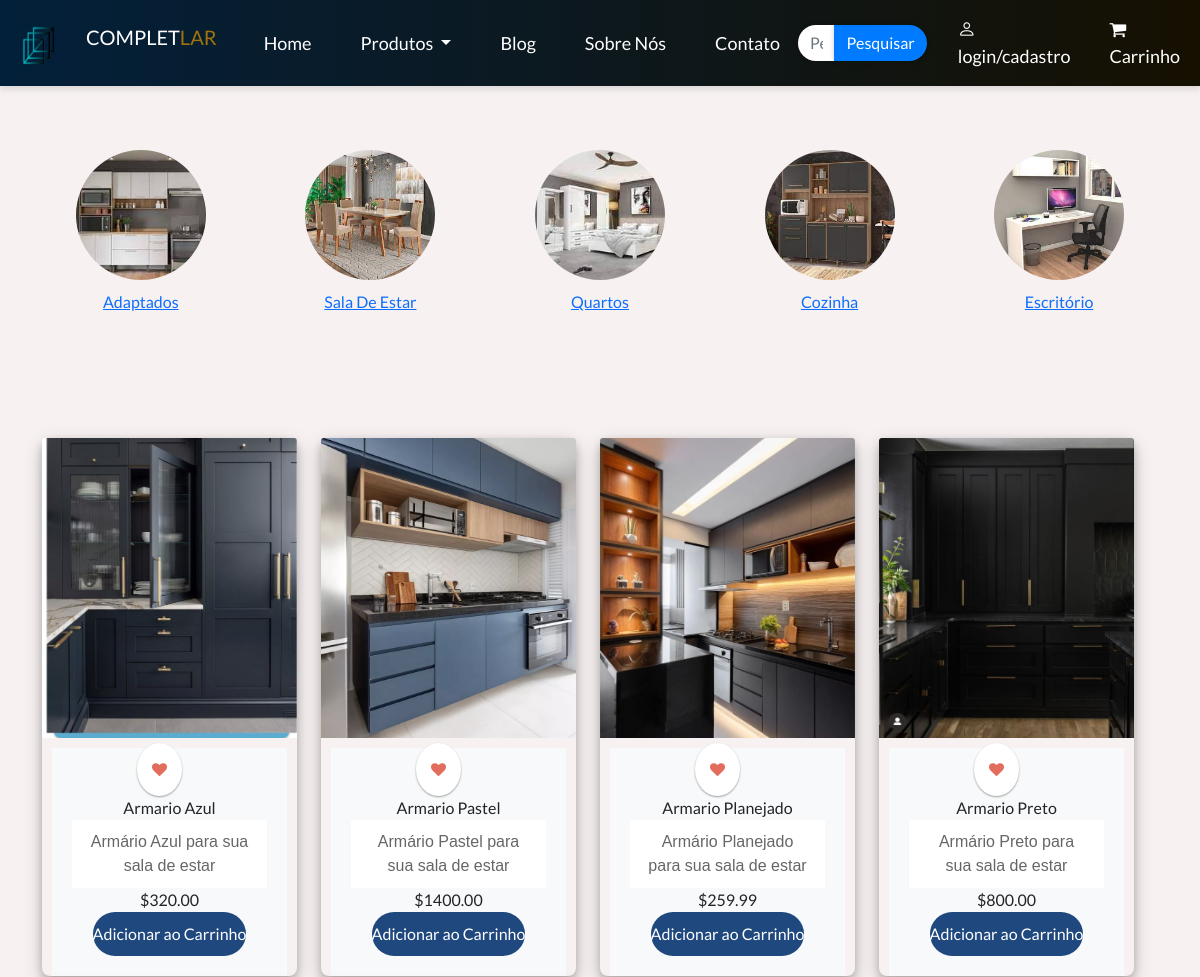
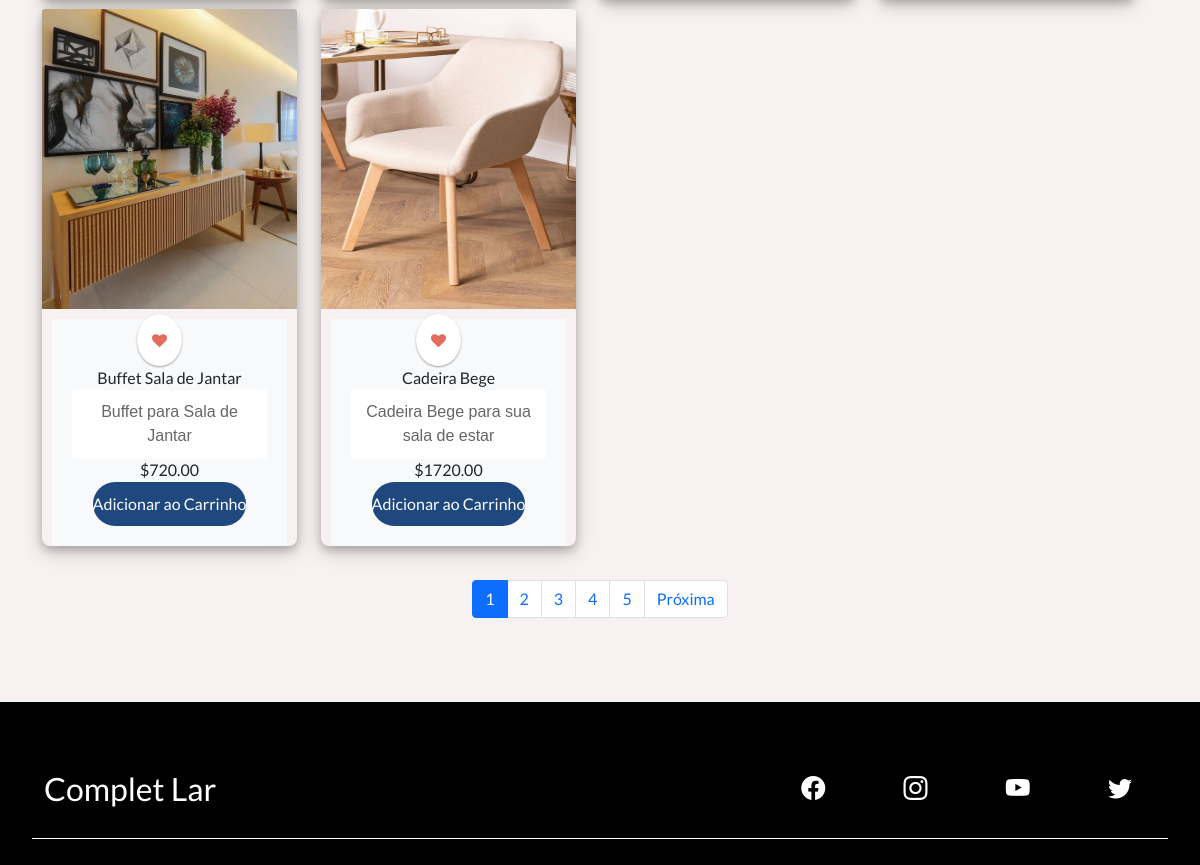
Before: /produtos.php (upper part) with the older database file (2 pictures, top to bottom).
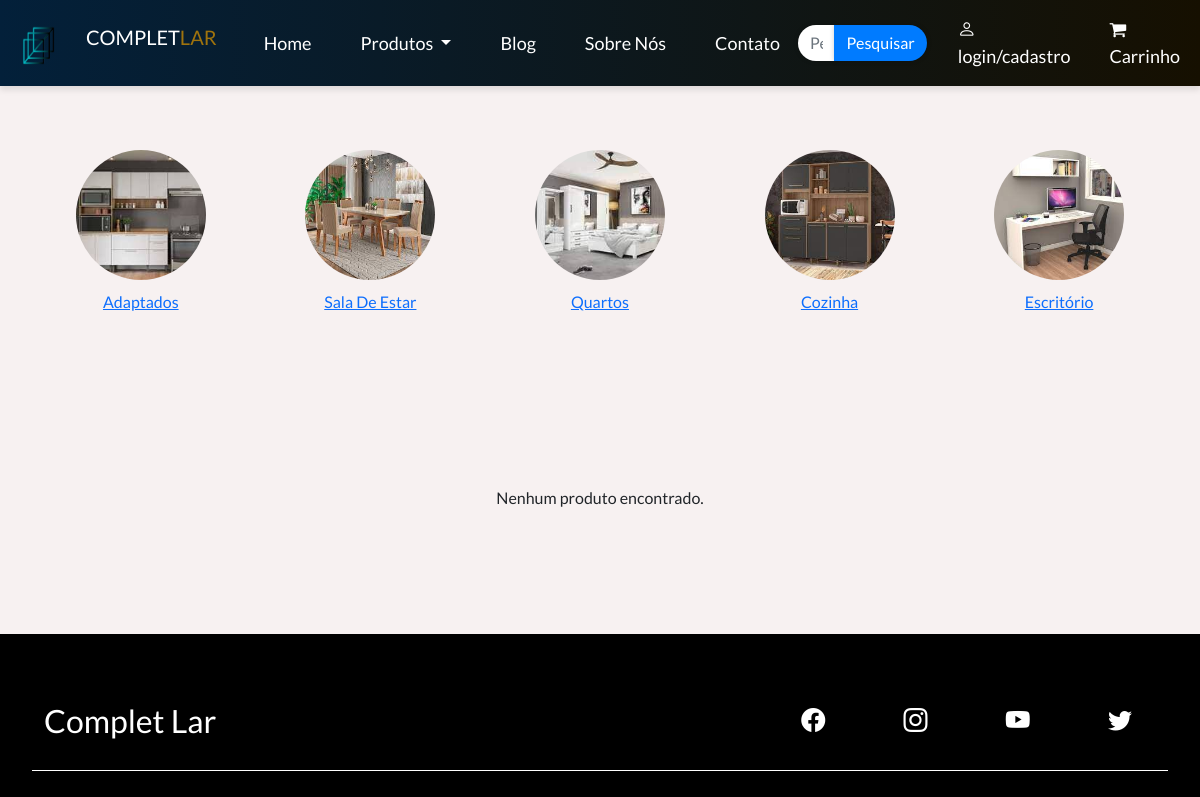
After: the same page with the newer database file.
### tables this page shows
CREATE TABLE `produtos` (
  `IdProduto` int(11) NOT NULL,
  `nome` varchar(255) NOT NULL,
  `caminho_imagem` varchar(255) NOT NULL,
  `descricao_imagem` varchar(70) NOT NULL,
  `preco` varchar(70) NOT NULL
);

### produtos.php (the view, shortened to what this page needs)
<!DOCTYPE html>
<html lang="pt-br">
<head>
    <link href="https://cdn.jsdelivr.net/npm/bootstrap@5.0.2/dist/css/bootstrap.min.css" rel="stylesheet" />
    <link rel="stylesheet" href="https://cdn.jsdelivr.net/npm/bootstrap-icons@1.5.0/font/bootstrap-icons.css" />
    <link rel="stylesheet"  type="text/css"  href="assets/CSS/mainProduto.css"/>
    <link rel="stylesheet"  type="text/css"  href="assets/CSS/categoria.css" />
</head>
<body>
    <link rel="stylesheet" href="https://cdnjs.cloudflare.com/ajax/libs/font-awesome/4.7.0/css/font-awesome.min.css">
    <?php include 'includes/header.php'; ?>
<br><br>
    <div class="container text-center mx-auto p-2">
    <div class="row">
        <div class="col-md-2 d-flex flex-column align-items-center mx-auto p-2">
            <a href="produtosAdap.php">
                <img src="assets/Imagens/Produtos/adaptados.jpg" class="img-fluid rounded-circle img-zoom" alt="Imagem 1">
                <p>Adaptados</p>
            </a>
        </div>
        <div class="col-md-2 d-flex flex-column align-items-center mx-auto p-2">
            <a href="produtosSE.php">
                <img src="assets/Imagens/Produtos/saladestarr.jpg" class="img-fluid rounded-circle img-zoom" alt="Imagem 1">
                <p>Sala De Estar</p>
            </a>
        </div>
        <div class="col-md-2 d-flex flex-column align-items-center mx-auto p-2">
            <a href="produtosQ.php">
                <img src="assets/Imagens/Produtos/quartos.jpg" class="img-fluid rounded-circle img-zoom" alt="Imagem 1">
                <p>Quartos</p>
            </a>
        </div>
        <div class="col-md-2 d-flex flex-column align-items-center mx-auto p-2">
            <a href="produtosC.php">
                <img src="assets/Imagens/Produtos/cozinhaa.jpg" class="img-fluid rounded-circle img-zoom" alt="Imagem 1">
                <p>Cozinha</p>
            </a>
        </div>
        <div class="col-md-2 d-flex flex-column align-items-center mx-auto p-2">
            <a href="produtosE.php">
                <img src="assets/Imagens/Produtos/escrito.jpg" class="img-fluid rounded-circle img-zoom" alt="Imagem 1">
                <p>Escritório</p>
            </a>
        </div>
    </div>
</div><br>
<div class="container mt-5">
    <div class="row">
        <?php
        $conn = new Conectar();
        $itensPorPagina = 6;
        $paginaAtual = isset($_GET['pagina']) ? (int)$_GET['pagina'] : 1;
        $totalProdutos = $conn->query("SELECT COUNT(*) as total FROM produtos")->fetch()['total'];
        $totalPaginas = ceil($totalProdutos / $itensPorPagina);
        $offset = ($paginaAtual - 1) * $itensPorPagina;
        $sql = "SELECT * FROM produtos LIMIT $itensPorPagina OFFSET $offset";
        $stmt = $conn->prepare($sql);
        $stmt->execute();
        $result = $stmt->fetchAll(PDO::FETCH_ASSOC);
        if ($result) {
            echo '<div class="row">';
            foreach ($result as $row) {
                echo '<div class="col-md-3">';
                echo '<div class="card-sl">';
                echo '<img src="' . $row['caminho_imagem'] . '" class="card-img-top custom-image-size img-fluid" alt="' . $row['nome'] . '" style="width: 100vh; height:300px;">';
                echo '<div class="card-body d-flex flex-column align-items-center" style="text-align: center; padding: 20px;margin:10px; background-color: #f8f9fa;">';
                echo  '<a class="card-action" href="#"><i class="fa fa-heart"></i></a>';
                echo '<div class="heading">' . $row['nome'] . '</div>';
                echo '<div class="card-text">' . $row['descricao_imagem'] . '</div>';
                echo '<div class="card-price">$' . $row['preco'] . '</div>';
                echo '<form method="post" action="adiciona_ao_carrinho.php">';
                echo '<button class="card-button" type="submit" name="add_to_cart" >Adicionar ao Carrinho</button>';
                echo '</form>';
                echo '</div>';
                echo '</div>';
                echo '</div>';
            }
            echo '</div>';
        } else {
            echo '<p class="text-center mt-5">Nenhum produto encontrado.</p>';
        }
        ?>
        </div>
    <nav aria-label="Page navigation">
        <ul class="pagination justify-content-center mt-4">
            <?php
            for ($i = 1; $i <= $totalPaginas; $i++) {
                echo '<li class="page-item ' . ($paginaAtual === $i ? 'active' : '') . '"><a class="page-link" href="?pagina=' . $i . '">' . $i . '</a></li>';
            }
            if ($paginaAtual < $totalPaginas) {
                echo '<li class="page-item"><a class="page-link" href="?pagina=' . ($paginaAtual + 1) . '">Próxima</a></li>';
            }
            ?>
        </ul>
    </nav>
</div>
    <br><br>
    <?php include 'includes/footer.php'; ?>
</body>
</html>

### includes/header.php (shortened to what this page needs)
<!DOCTYPE html>
<html lang="pt-br">
<head>
    <link href="https://cdn.jsdelivr.net/npm/bootstrap@5.0.2/dist/css/bootstrap.min.css" rel="stylesheet" />
    <link rel="stylesheet" href="https://cdn.jsdelivr.net/npm/bootstrap-icons@1.5.0/font/bootstrap-icons.css" />
    <link rel="stylesheet" href="assets/CSS/header.css" />
</head>
<body>
    <link rel="stylesheet" href="https://cdnjs.cloudflare.com/ajax/libs/font-awesome/4.7.0/css/font-awesome.min.css">
    <nav class="navbar navbar-expand-lg navbar-dark">
        <div class="container-fluid">
            <a class="navbar-brand">
                <img src="assets/Imagens/Home/logo.png" alt="Logo" width="60" height="40" class="d-inline-block align-text-top">
                COMPLET<span class="lar">LAR</span>
            </a>
            <div class="collapse navbar-collapse" id="navbarNav">
                <ul class="navbar-nav me-auto">
                    <li class="nav-item">
                        <a class="nav-link" href="index.php">Home</a>
                    </li>
                    <li class="nav-item dropdown justify-content-center">
                        <a class="nav-link dropdown-toggle" href="#" id="navbarDropdown" role="button" data-bs-toggle="dropdown" aria-haspopup="true" aria-expanded="false">
                            Produtos
                        </a>
                    </li>
                    <li class="nav-item">
                        <a class="nav-link" href="blog.php">Blog</a>
                    </li>
                    <li class="nav-item">
                        <a class="nav-link nowrap" href="sobre_nos.php">Sobre Nós</a>
                    </li>
                    <li class="nav-item">
                        <a class="nav-link" href="contato.php">Contato</a>
                    </li>
                </ul>
                <form method="post" action="pesquisar.php" >
                    <div class="input-group">
                        <input type="text" name="pesquisar" class="form-control" placeholder="Pesquisar produtos">
                        <button type="submit" class="btn btn-primary">Pesquisar</button>
                    </div>
                </form>
                <ul class="navbar-nav">
                    <li class="nav-item">
                        <a class="nav-link" href="login.php"><i class="bi bi-person"></i> login/cadastro </a>
                    </li>
                    <a class="nav-link" href="carrinho.php">
                        <i class="fa fa-shopping-cart cart-icon" data-count="0"></i> Carrinho
                    </a>
            </div>
        </div>
    </nav>
</body>
</html>

### includes/footer.php (shortened to what this page needs)
<footer class="container-fluid bg-dark-color" id="footer">
  <div class="container">
    <div class="row">
      <div class="col-12" id="footer-top">
        <div class="row justify-content-between">
          <div class="col-4">
            <h2>
              Complet Lar
            </h2>
          </div>
          <div class="col-4" id="social-icons">
            <a href="https://instagram.com/completlar_?igshid=YmMyMTA2M2Y="><i class="bi bi-facebook"></i></a>
            <a href="https://instagram.com/completlar_?igshid=YmMyMTA2M2Y="><i class="bi bi-instagram"></i></a>
            <i class="bi bi-youtube"></i>
            <a href="https://twitter.com/CompletLar?t=wTeYryoob2z9lquFUQ7utA&s=09"><i class="bi bi-twitter"></i></a>
          </div>
        </div>
      </div>
    </div>
  </div>
</footer>

### assets/CSS/mainProduto.css (style rules this page uses)
body { font-family: Varela Round; background: #f1f1f1; }
a { text-decoration: none; }
.card-sl { border-radius: 8px; box-shadow: 0 4px 8px 0 rgba(0, 0, 0, 0.2), 0 6px 20px 0 rgba(0, 0, 0, 0.19); }
.card-action { position: relative; float: right; margin-top: -25px; margin-right: 20px; z-index: 2; color: #E26D5C; background: #fff; border-radius: 100%; padding: 15px; font-size: 15px; box-shadow: 0 1px 2px 0 rgba(0, 0, 0, 0.2), 0 1px 2px 0 rgba(0, 0, 0, 0.19); }
.card-text { padding: 10px 15px; background: #fff; font-size: 13px; color: #636262; }
.card-button { display: flex; justify-content: center; padding: 10px 0; width: 100%; background-color: #1F487E; color: #fff; border-radius: 30px; border: none; }

### assets/CSS/categoria.css (style rules this page uses)
.btn-primary { background-color: #0155b4; color: #fff; border: none; }
.col-md-2 img { width: 130px; height: 130px; margin-bottom: 10px; border-radius: 50%; }
.img-zoom { transition: transform 0.3s ease; }
.container { max-width: 900px; margin: 0 auto; padding: 20px; }
.nowrap { white-space: nowrap; }
.navbar { color:#fff; background-image: linear-gradient(to right, #0d4172, #3b2c05); min-height: 80px; }
.form-control { border-radius: 0; border-color: #ddd; }
.navbar-nav .nav-link i { margin-right: 5px; }
.navbar .lar { color: #9f730d; }
.navbar-nav .nav-link { color: white !important; }
.navbar-nav { display: flex; justify-content: center; }
.nav-item { margin: 0 10px; }
.navbar-nav .nav-link { font-size: 18px; margin-left: 13px; }
#footer { padding: 3em 2em; width: 100%; background-color: #000; }
#footer-top { margin-bottom: 2em; border-bottom: 1px solid #fff; color: #fff; }
#footer-top, #footer-top i { color: #ffffff; }
#social-icons { text-align: right; margin-bottom: 2em; display: flex; justify-content: space-between; align-items: center; color: #fff; }
#social-icons i { margin-right: 1em; font-size: 1.5em; cursor: pointer; }
.card-text { font-family: 'Verdana', sans-serif; font-size: 16px; color: #666; }

### assets/CSS/header.css (style rules this page uses)
body, html { background-color: #f7f1f1; margin: 0; padding: 0; height: 100%; width: 100%; }
* { font-family: 'Lato', sans-serif; }
.bg-dark-color { background-color: #050505; }
body, html { background-color: #f7f1f1; margin: 0; padding: 0; height: 100%; width: 100%; overflow-x: hidden; overflow-y: auto; }
.nowrap { white-space: nowrap; }
.navbar { color:#fff; background-image: linear-gradient(to right, #03203a, #161001); min-height: 80px; box-shadow: 0px 4px 6px rgba(0, 0, 0, 0.1); }
.form-control { border-radius: 12px; border-color: #251010; }
.navbar-nav .nav-link i { margin-right: 5px; }
.navbar .lar { color: #9f730d; }
.navbar-nav .nav-link { color: white !important; }
.navbar-nav { display: flex; justify-content: center; }
.nav-item { margin: 0 10px; }
.navbar-nav .nav-link { font-size: 18px; margin-left: 13px; }
.input-group { margin: 0; padding: 0; }
.form-control { border: none; border-radius: 20px; box-shadow: 0 0 5px rgba(0, 0, 0, 0.2); transition: box-shadow 0.3s ease; }
.btn-primary { background-color: #007bff; border: none; border-radius: 20px; box-shadow: 0 0 5px rgba(0, 0, 0, 0.2); transition: background-color 0.3s ease; }
.cart-icon { color: #fff; font-size: 24px; }
.navbar-brand img { margin-right: 10px; }
#footer { padding: 3em 2em; width:100%; }
#footer-top { margin-bottom: 2em; }
#footer-top, #footer-top i { color: #fff; }
#social-icons { text-align: right; }
#social-icons i { margin-right: 1em; font-size: 1.5em; cursor: pointer; }

Changed rows visible on the page:
removed produtos: caminho_imagem+nome (picture), nome "Armario Azul", descricao_imagem "Armário Azul para sua sala de estar", preco "320.00"
removed produtos: caminho_imagem+nome (picture), nome "Armario Pastel", descricao_imagem "Armário Pastel para sua sala de estar", preco "1400.00"
removed produtos: caminho_imagem+nome (picture), nome "Armario Planejado", descricao_imagem "Armário Planejado para sua sala de estar", preco "259.99"
removed produtos: caminho_imagem+nome (picture), nome "Armario Preto", descricao_imagem "Armário Preto para sua sala de estar", preco "800.00"
removed produtos: caminho_imagem+nome (picture), nome "Buffet Sala de Jantar", descricao_imagem "Buffet para Sala de Jantar", preco "720.00"
removed produtos: caminho_imagem+nome (picture), nome "Cadeira Bege", descricao_imagem "Cadeira Bege para sua sala de estar", preco "1720.00"
Other visible differences:
text no longer shown: "Próxima"
text now shown: "Nenhum produto encontrado."
list line gone: "1"
list line gone: "2"
list line gone: "3"
list line gone: "4"
list line gone: "5"
